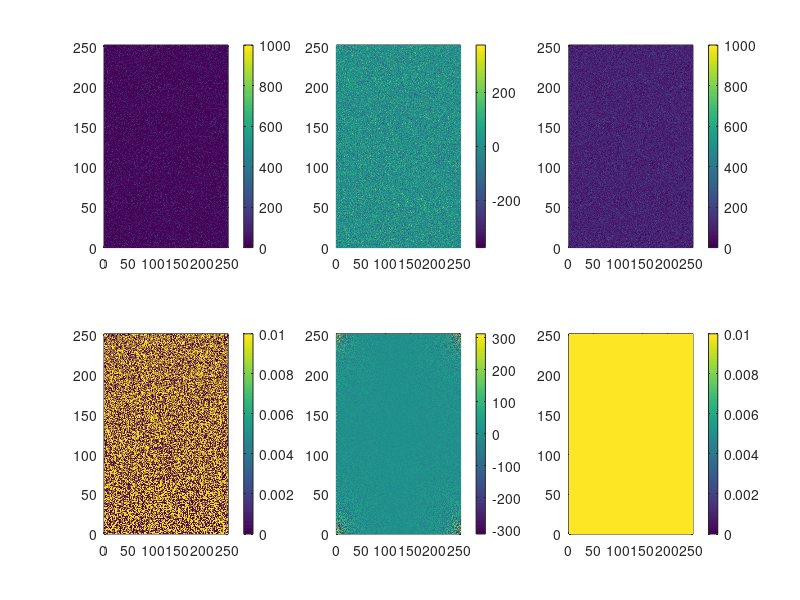
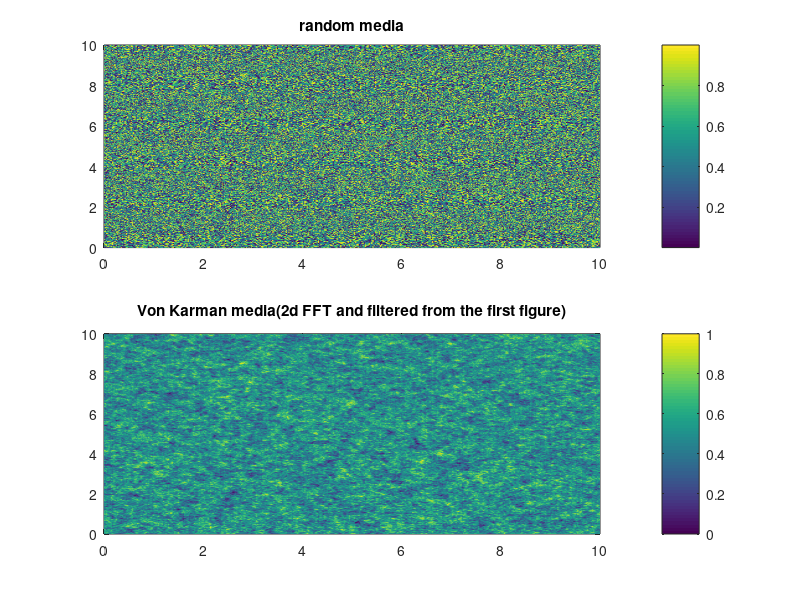
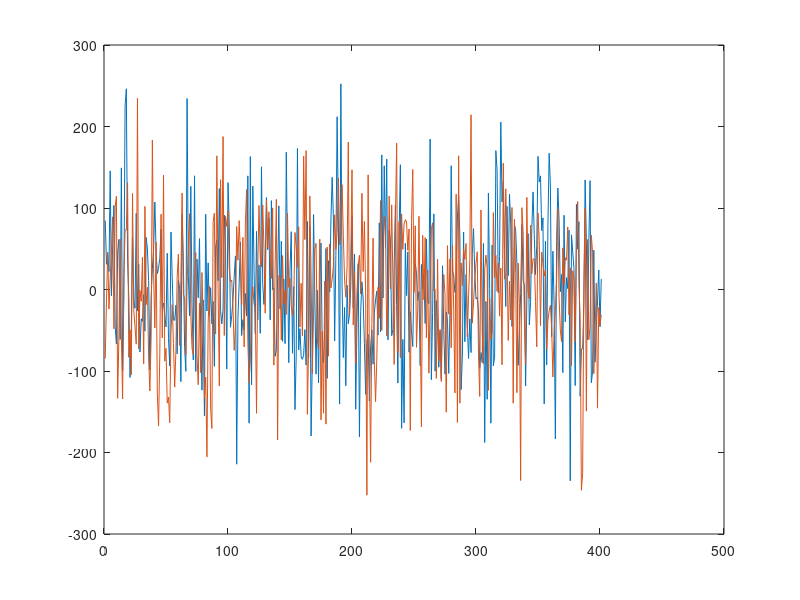
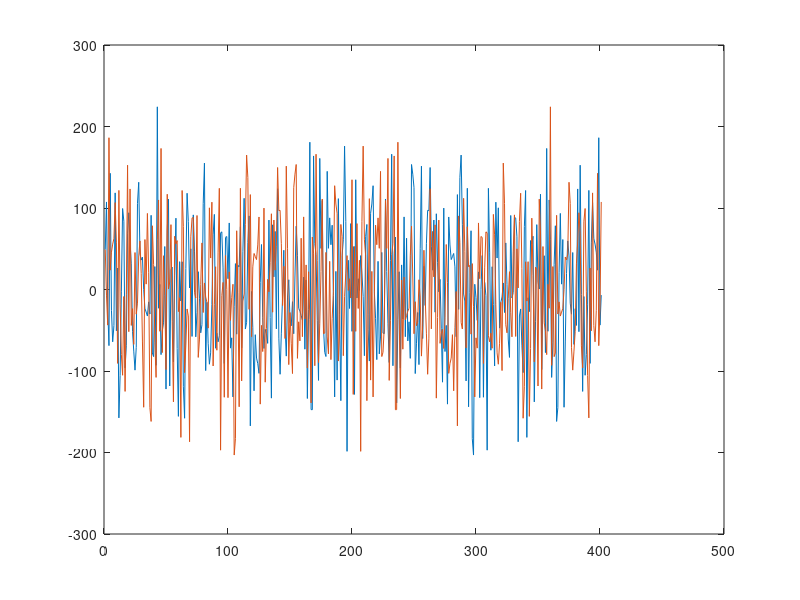

Write the MATLAB code that produced these figures, in order.
close all;
clear all;
scale=401;
length=10;
nyq=pi/(length/scale);
ranscal=401;
a=1;
b0=linspace(0,1,ranscal);
b=linspace(0,1,scale);
x0=rand(ranscal);

for i=1:ranscal
    lon1(i,:)=b0;
end
for i=1:ranscal
    lat1(:,i)=b0;
end


for i=1:scale
    lon2(i,:)=b;
end
for i=1:scale
    lat2(:,i)=b;
end
x=interp2(lon1,lat1,x0,lon2,lat2);
% xx=zeros(2*scale);
% for i=1:scale
%     for j=1:scale
%     xx(scale+i,scale+j)=x(i,j);
%     xx(scale+1-i,scale+j)=x(i,j);
%     xx(scale+i,scale+1-j)=x(i,j);
%     xx(scale+1-i,scale+1-j)=x(i,j);
%     end
% end
for i=1:scale
    lon0(i,:)=linspace(0,1,scale)*length;
end
for i=1:scale
    lat0(:,i)=linspace(0,1,scale)*length;
end
% figure(1)
% pcolor(lon0,lat0,x);
% shading interp;
% colorbar;
temp=zeros(scale);
yy=zeros(scale);
% for i=1:scale9
%     temp(i,:)=fft(x(i,:));
% end
% for i=1:scale
%     yy(:,i)=fft(temp(:,i));
% end
yy=fft2(x);













yyy=zeros(scale);
yyy(1,:)=yy(1,:);
yyy(:,1)=yy(:,1);


for i=1:scale
    lon(i,:)=linspace(0,2*nyq,scale);
end
for i=1:scale
    lat(:,i)=linspace(0,2*nyq,scale);
end
for i=2:scale
    for j=2:(scale+1)/2
        if i<=(scale+1)/2
            c=2;
            b=2;
        end
        if i>(scale+1)/2
            c=scale;
            b=2;
        end
        
            
        %theta=atan((imag(yy(i,j)))/(real(yy(i,j))));
        kr=((i-c)^2+(j-b)^2)^0.5*2*nyq/scale;
        %yyy(i,j)=a^2/(1+kr^2*a^2)*(cos(theta)+sin(theta)*(-1)^0.5);
        %yyy(i,j)=((imag(yy(i,j)))^2+(real(yy(i,j)))^2)^0.5*(cos(theta)+sin(theta)*1i);    
        yyy(i,j)=yy(i,j)/abs(yy(i,j))*(1e5*a^2/(1+kr^2*a^2*1e-2))^0.5;
                %yyy(i,j)=yy(i,j)/abs(yy(i,j))*(a^2/(1+kr^2*a^2))^0.5;
        %yyy(i,j)=yy(i,j);
    end
end
% for i=1:scale
%      if i<=(scale+1)/2
%             c=1;
%             b=1;
%         end
%         if i>(scale+1)/2
%             c=scale;
%             b=1;
%         end
%    
%      kr=((i-c)^2+(1-b)^2)^0.5*2*nyq/scale;
%         %yyy(i,j)=a^2/(1+kr^2*a^2)*(cos(theta)+sin(theta)*(-1)^0.5);
%         %yyy(i,j)=((imag(yy(i,j)))^2+(real(yy(i,j)))^2)^0.5*(cos(theta)+sin(theta)*1i);    
%         yyy(i,1)=yy(i,1)/abs(yy(i,1))*(1e5*a^2/(1+kr^2*a^2*1e-2))^0.5;
%         
%      
% end
% for i=1:scale
%      if i<=(scale+1)/2
%             c=1;
%             b=1;
%         end
%         if i>(scale+1)/2
%             c=1;
%             b=scale;
%         end
%    
%      kr=((1-c)^2+(i-b)^2)^0.5*2*nyq/scale;
%         %yyy(i,j)=a^2/(1+kr^2*a^2)*(cos(theta)+sin(theta)*(-1)^0.5);
%         %yyy(i,j)=((imag(yy(i,j)))^2+(real(yy(i,j)))^2)^0.5*(cos(theta)+sin(theta)*1i);    
%         yyy(1,i)=yy(1,i)/abs(yy(1,i))*(1e5*a^2/(1+kr^2*a^2*1e-2))^0.5;
%         
%      
% end
for i=2:scale
    for j=2:(scale+1)/2
        yyy(scale-i+2,scale-j+2)=yyy(i,j)';
    end
end


% 
% for i=2:(scale+1)/2untitled
%     for j=2:(scale+1)/2
%      yyy(scale-i+2,j)=yy(i,j)';
%      yyy(i,scale+2-j)=yy(i,j)';
%      yyy(scale+2-i,scale+2-j)=yy(i,j);
%      yyy(i,j)=yy(i,j);
%     end
% end
xx=ifft2(yyy);
figure(2)
subplot(2,3,1);
pcolor(lon,lat,real(yy));
colorbar;
shading interp;
caxis([0 1000]);


subplot(2,3,2)
pcolor(lon,lat,imag(yy));
colorbar;
shading interp;
%caxis([0 1000]);

subplot(2,3,3)
pcolor(lon,lat,abs(yy));
colorbar;
shading interp;
caxis([0 1000]);

subplot(2,3,4)
pcolor(lon,lat,real(yyy));
colorbar;
caxis([0 0.01]);
shading interp;



subplot(2,3,5)
pcolor(lon,lat,imag(yyy));
colorbar;
shading interp;
%caxis([-1 1]);4

subplot(2,3,6)
pcolor(lon,lat,abs(yyy));
colorbar;
shading interp;
caxis([0 0.01]);

figure(3)
subplot(2,1,1)
pcolor(lon0,lat0,real(x));
colorbar;
shading interp;
title('random media');

% subplot(2,2,2)
% pcolor(lon0,lat0,imag(x));
% colorbar;
% shading interp;


subplot(2,1,2)
pcolor(lon0,lat0,real(xx));
colorbar;
shading interp;
caxis([0 1 ])
title('Von Karman media(2d FFT and filtered from the first figure)');
% subplot(2,2,4)
% pcolor(lon0,lat0,imag(xx));
% colorbar;
% shading interp;
% caxis([0 1 ])



figure(6);
y1=yy(:,2);
for i=2:scale
    
    test(i)=-imag(y1(scale+2-i));
end
    test(1)=-imag(y1(1));
plot([1 :scale],imag(y1),[1 :scale], test);

figure(7);
y1=yy(:,2);
for i=2:scale
    
    test(i)=real(y1(scale+2-i));
end
    test(1)=real(y1(1));
plot([1 :scale],real(y1),[1 :scale], test);




figure(8);
krr=linspace(0,2*nyq/scale*200*1.414,100);
plot(krr,1e5*a^2./(1+krr.^2*a^2*1e-2));
